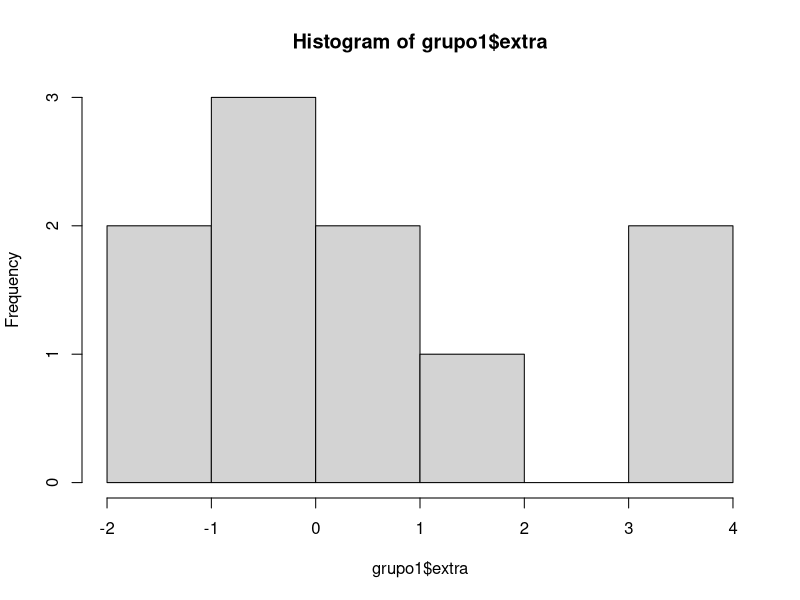
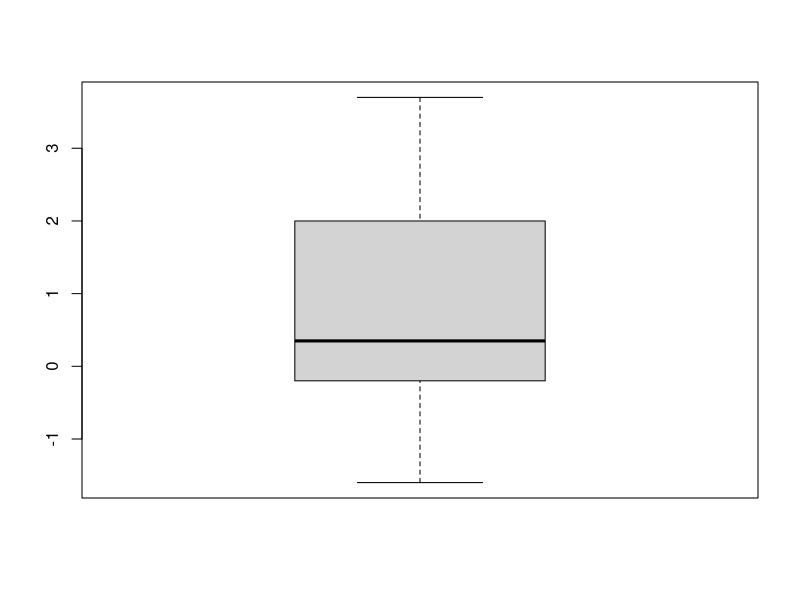
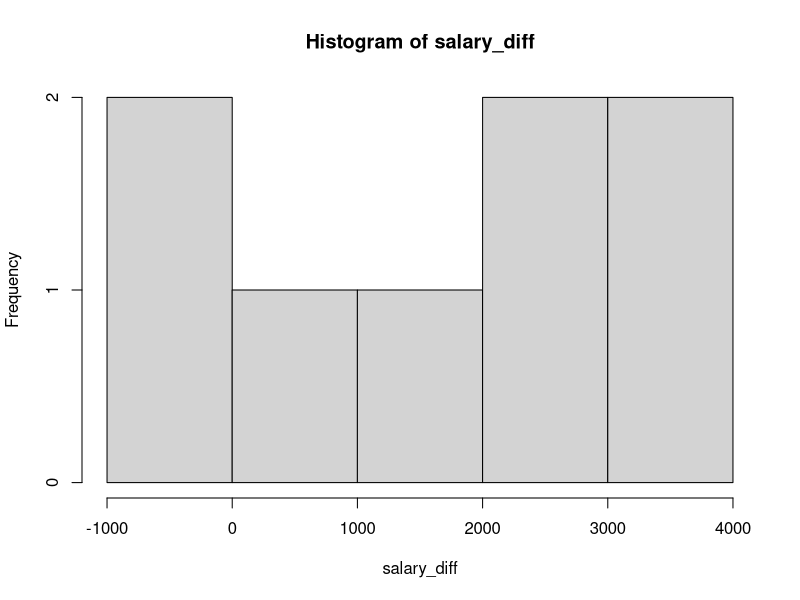

Source code (R) for these figures, in order:
datos <- sleep 
grupo1 <- sleep[sleep$group == 1, ]

## visualize the data

hist(grupo1$extra)
boxplot(grupo1$extra)

binom.test(sum(grupo1$extra > 0), length(grupo1$extra))

# if the p-value with have been lower than .05 then we reject the null hypothesis

salary <- data.frame(women = c(42600, 43600, 49300, 42300, 46200, 45900, 47500, 41300),
                     men = c(46200, 44700, 48400, 41700, 48600, 49300, 48300, 44300))

salary_diff <- salary$men - salary$women

bothsalaries <- c(salary$women, salary$men)
# W = 21, p-value = 0.269 so we reject the hypothesis

hist(salary_diff)

# we could apply, sign test or we could also apply a two-sample rank test

binom.test(sum(salary_diff > 0), length(salary_diff))

wilcox_test_result <- wilcox.test(salary$women, salary$men, paired = TRUE)
# alternativamente el hizo wilcox.test(salary_diff, mu = 0)

## suponemos que son muestras mutuamente independientes e idénticamente distribuidas

line <- c("F", "F", "M", "M", "F", "M", "F", "F", "M", "F", "M", "F", "M", "M", "M", "F", "M", "M", "M", "M")

# la hipótesis que queremos es que las medianas sean las mismas
femalerank <- c()
malerank <- c()
for (i in 1: length(line)){
  if(line[i] == "F"){
    femalerank <- c(femalerank, i)
  }
  else{
    malerank <- c(malerank, i)
  }
}
wilcox_test_result <- wilcox.test(femalerank, malerank)

female <- (1:20)[line == "F"]
male <- (1:20)[line == "M"]

wilcox.test(male, female)


